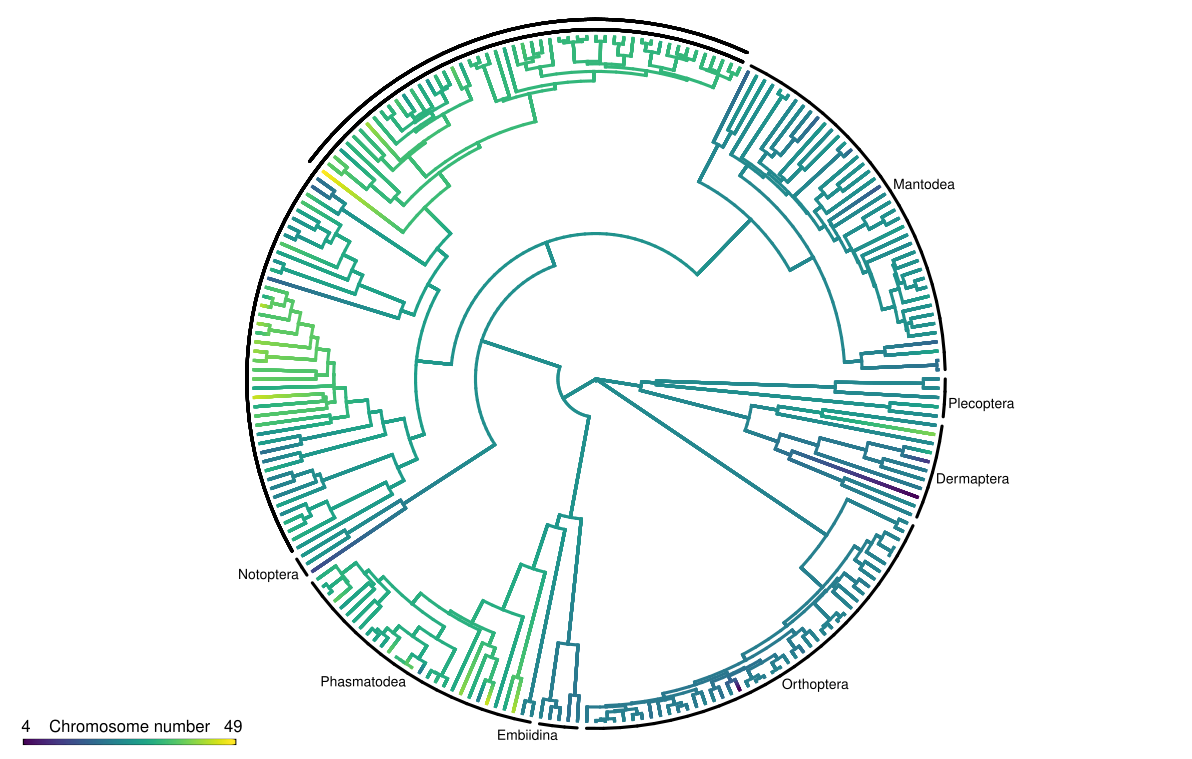

This chart was generated by the following R code:
# figure showing the phylogenetic relationships and the haploid chromosome
# count of the taxa

# load the required libraries
library(phytools)
library(viridis)
library(diversitree)

source(file = "../rscripts/helper.functions.R")

dat <-  GetData(trees = "../data/Trees/posterior.trees.nex",
                data = "../data/chrom.data/chroms.csv")

trees <- read.nexus(file = "../data/Trees/posterior.trees.nex")

# The orders Grylloblattodea and Mantophasmatodea in
# our dataset are concidered as suborders.
# These two sub orders fall under one order called
# Notoptera

dat$order[dat$order %in% c("Grylloblata", "Mantophasmatodea")] <- "Notoptera"

# make a named vector containing the phenotypic trait
# tobe ploted into the tree
# in this case it is the haploid chromosome number

haploid.chroms <- vector()

for(i in 1:length(trees[[1]]$tip.label)){
  haploid.chroms[i] <- dat$haploid[trees[[1]]$tip.label[i] == dat$species]
}

names(haploid.chroms) <- trees[[1]]$tip.label

# plot the tree 
# log transform the haploid chromosome numbers
chrom.map <- contMap(tree = trees[[1]],
        x = log(haploid.chroms),
        lwd = 2,
        outline = F,
        type = "fan",
        res = 1000,
        ftype = "off",
        fsize = c(0.5,0.7),
        legend = 100, 
        plot = F)

# changes the colour scheme of the tree using viridis
chrom.map$cols <- viridis(n = 1001)
names(chrom.map$cols) <- 0:1000

# adgist the limits of the contMap so that it represents the real values
# not the log transformed values
chrom.map$lims <- c(min(haploid.chroms), max(haploid.chroms))

# plot the haploid chromosome numbers as tiplabels
# tiplabels(text = haploid.chroms,
#           frame = "none",
#           cex = 0.3,
#           offset = 10)

plot.contMap(chrom.map, 
             type = "fan", 
             ftype = "off",
             fsize = c(0.5,.8),
             outline = F,
             lwd = 3,
             legend = F,
             res = 1000,
             mar = rep(.5,4))

add.color.bar(200,
              chrom.map$cols,
              title="Chromosome number",
              lims=chrom.map$lims,
              digits=3,
              prompt=FALSE,
              x=-550,
              y=-350,
              lwd=4,
              fsize=1,
              subtitle="")

# mark the clades

for(i in 1:length(unique(dat$order))){
  if(length(dat$species[dat$order == unique(dat$order)[i]]) > 1 &
     unique(dat$order)[i] != "Isoptera" & unique(dat$order)[i] != "Blattodea"){
    arc.cladelabels(text = unique(dat$order)[i],
                    node = findMRCA(tree = trees[[1]],
                                    c(dat$species[dat$order == unique(dat$order)[i]])),
                    mark.node = F,
                    cex = 0.8,
                    orientation = "horizontal",
                    ln.offset = 1.02,
                    lwd = 3,
                    lab.offset =1.03)
  }
  if(length(dat$species[dat$order == unique(dat$order)[i]]) == 1){
    arc.cladelabels(text = unique(dat$order)[i],
                    node = which(trees[[1]]$tip.label == dat$species[dat$order == unique(dat$order)[i]]),
                    mark.node = F,
                    cex = 0.8,
                    orientation = "horizontal")
  } 
  
  # for Blattodea
  arc.cladelabels(text = NULL,
                  node = findMRCA(tree = trees[[1]],
                                  c(dat$species[dat$order == "Blattodea"])),
                  mark.node = F,
                  cex = 0.8,
                  orientation = "horizontal",
                  ln.offset = 1.02,
                  lwd = 3) 
  
  # for Isoptera
  arc.cladelabels(text = NULL,
                  node = findMRCA(tree = trees[[1]],
                                  c(dat$species[dat$order == "Isoptera"])),
                  mark.node = F,
                  cex = 0.8,
                  orientation = "horizontal",
                  ln.offset = 1.05,
                  lwd = 3,
                  lab.offset =1.06) 
}
